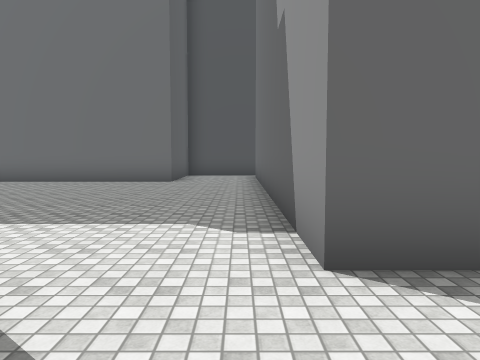
view 1 (above)

24 first-person views from a walk through a scene from a Unity 3-D project. The camera is 1.5 m above the floor, tilts 4° down and sees 70° across. The floor is counted in squares, 2 m on a side. Each view is taken from the middle of a square. On the plan, view 1 faces up. The plan holds only what a view shows up to about 11 squares ahead; the rest is blank. The place goes on beyond the plan. Some surface patterns are stand-ins.

view 2
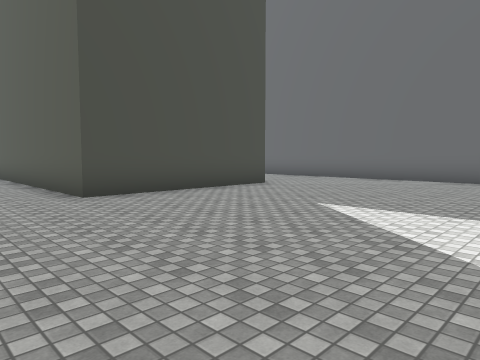

view 3
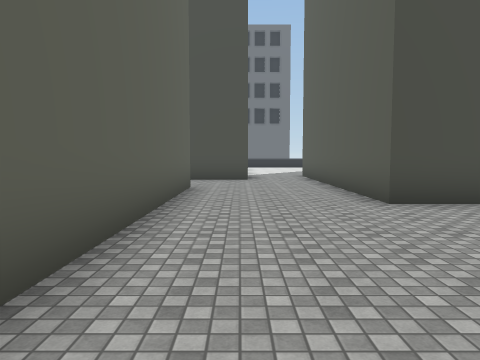

view 4
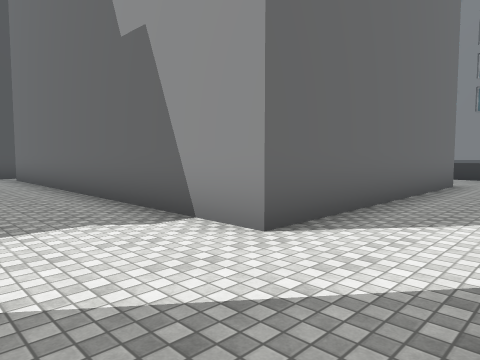

view 5
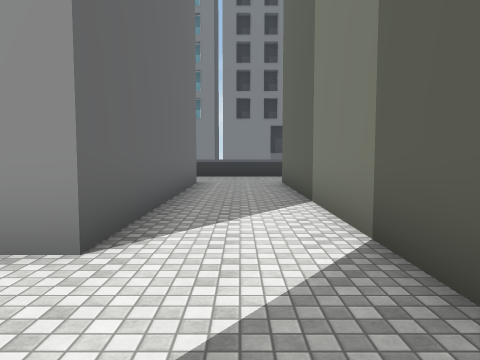

view 6
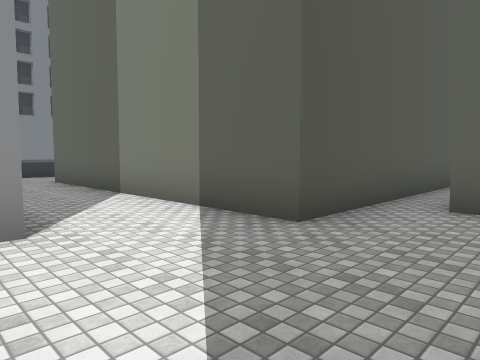

view 7
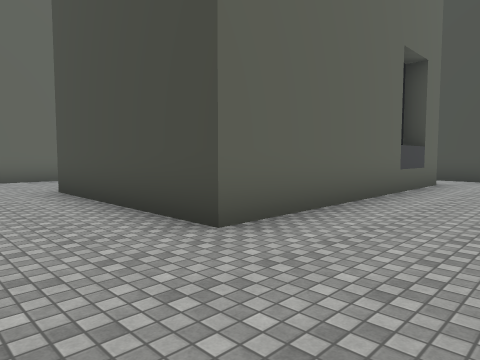

view 8
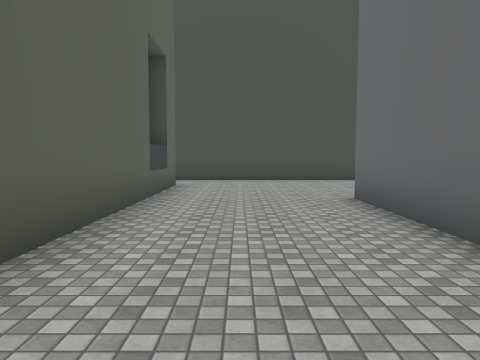

view 9
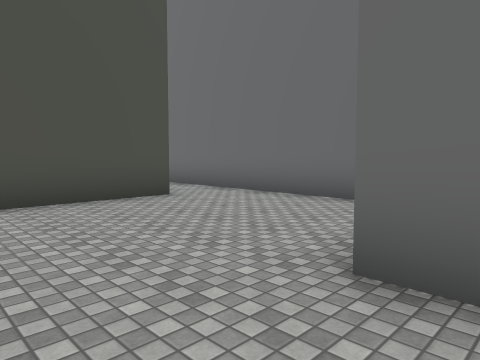

view 10
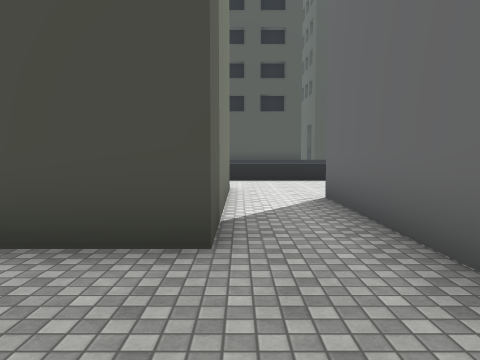

view 11
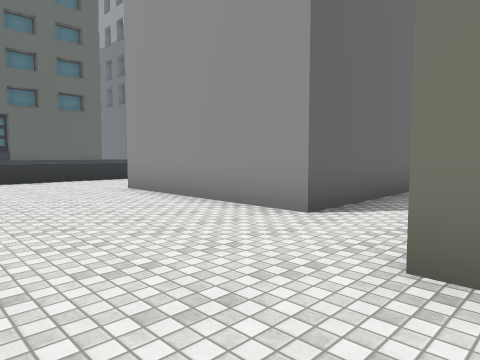

view 12
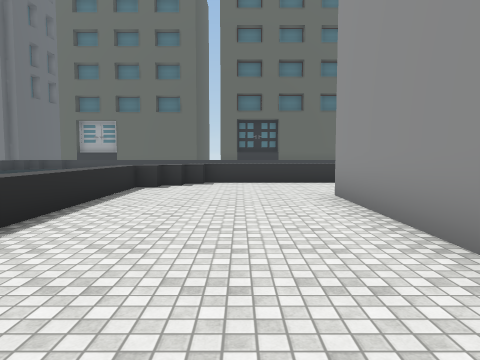

view 13
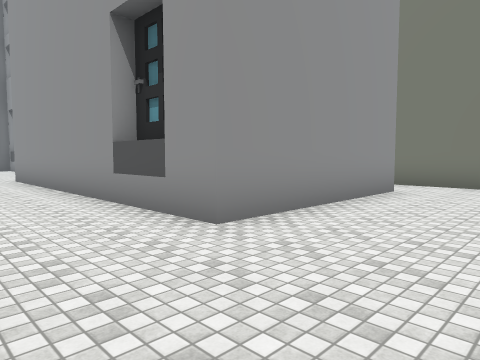

view 14
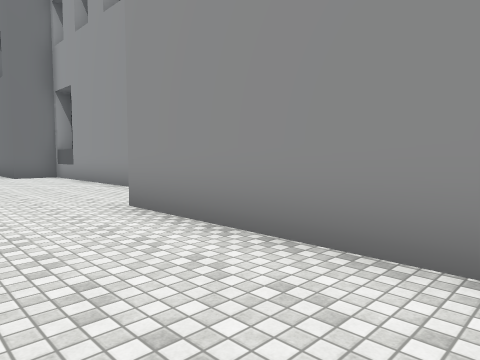

view 15
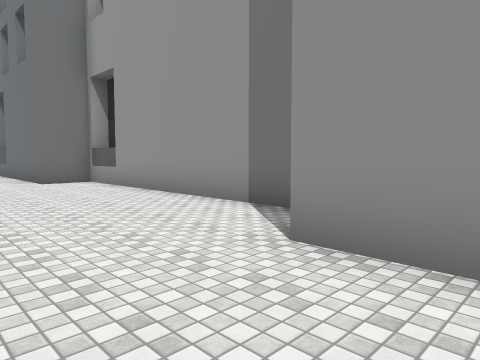

view 16
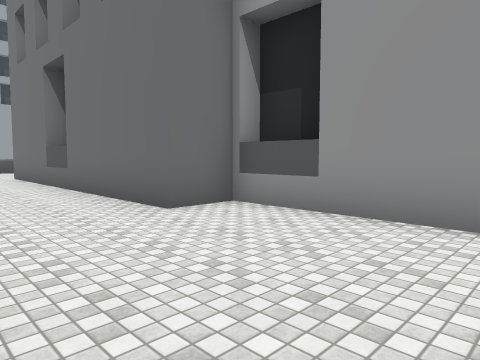

view 17
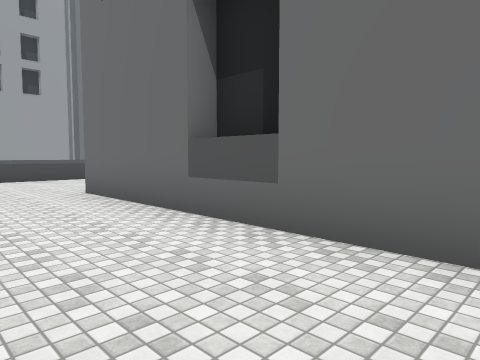

view 18
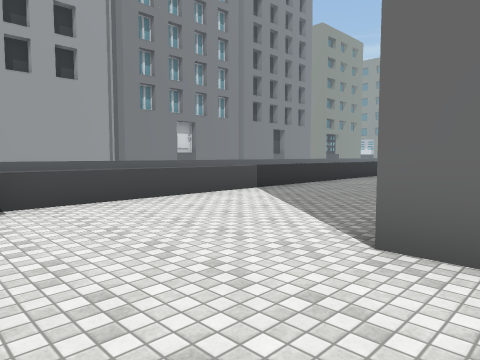

view 19
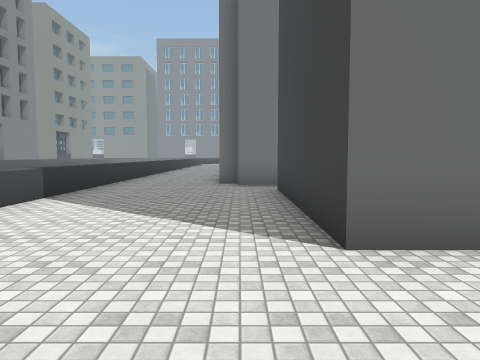

view 20
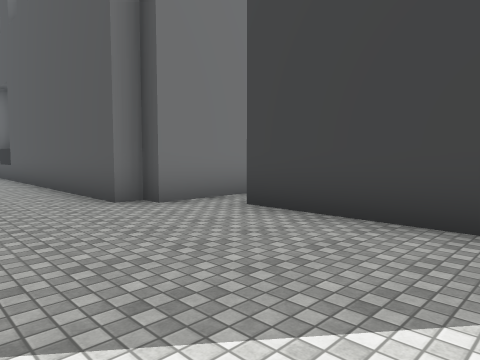

view 21
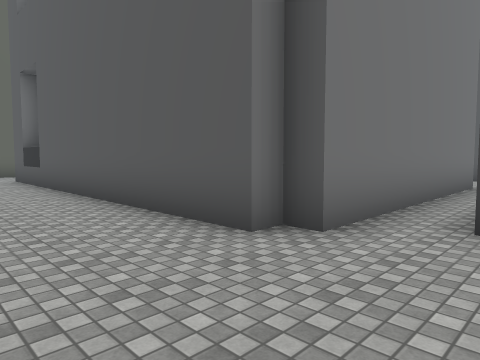

view 22
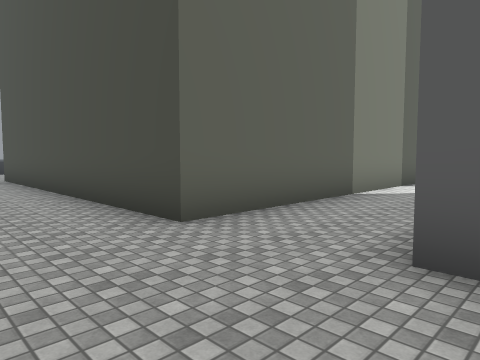

view 23
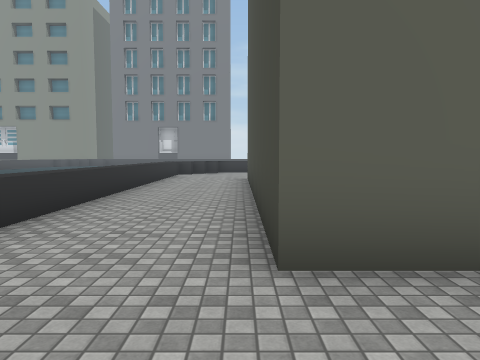

view 24
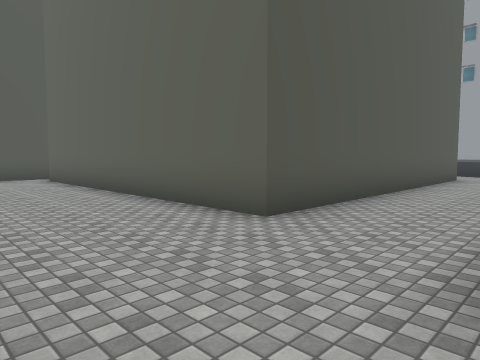

### Floor plan
Key: @ floor where view 1 was taken; . floor; ^ raised ledge; B building.
Columns run from 25 left of view 1 to 11 right of it. Each row starts with its distance up from view 1.
 22   ^^^^^
 21  ^.....  .......  ....  ....  ....
 20 ^...................................^
 19 ^...................................^
 18 ^....BBBBBBBBBB.......BBBBBBBBBB....^
 17 ^....B         BBBBBBBB        B....^
 16 ^....B                         B....^
 15 ^....B                         B....^
 14 ^....BBBBBBB             BB    B....^
 13 ^............              .........^
 12 ^............          B .BBBBBBB...^
 11  ...BBBBB....          B..B     B...^
 10         B....BBBB BBBBBB..B     B...^
  9         B.................B     B..
  8         B.................B     B..
  7         B.................B     B..
  6         B.BBBBBBBB........B     B..
  5                  B........B     B.
  4                  B........B     B.
  3                  B........BBBBBBB...^
  2            BBBBBBB..................^
  1             ........................
  0             .............@..........
 -1             B............BBBBBBBB...
 -2             B............B      B...^
 -3             B..BBBBBBBBB.B      B...^
 -4              ..B        .B      B...^
 -5              ..B        .B      B...^
 -6              ..B        .B      B...^
 -7              ..B         B      B...^
 -8               .B                B...^
 -9               .B                B...^
-10               .B
-11               .B

Positions as (right, up) in squares from view 1, and headings:
1: (0, 0), facing up
2: (-1, -1), facing up-left
3: (-2, -1), facing left
4: (-2, 0), facing up-right
5: (-2, 1), facing right
6: (-3, 3), facing down-right
7: (-5, 9), facing down-left
8: (-6, 8), facing left
9: (-11, 8), facing up-left
10: (-14, 12), facing left
11: (-24, 11), facing up-right
12: (-22, 12), facing up
13: (-23, 21), facing down-right
14: (-16, 21), facing down-right
15: (-13, 21), facing down-right
16: (-7, 21), facing down-right
17: (-1, 21), facing down-right
18: (5, 21), facing down-right
19: (7, 21), facing down
20: (10, 17), facing down-left
21: (10, 14), facing down-left
22: (10, 3), facing down-left
23: (8, 2), facing down
24: (-13, 1), facing down-right
